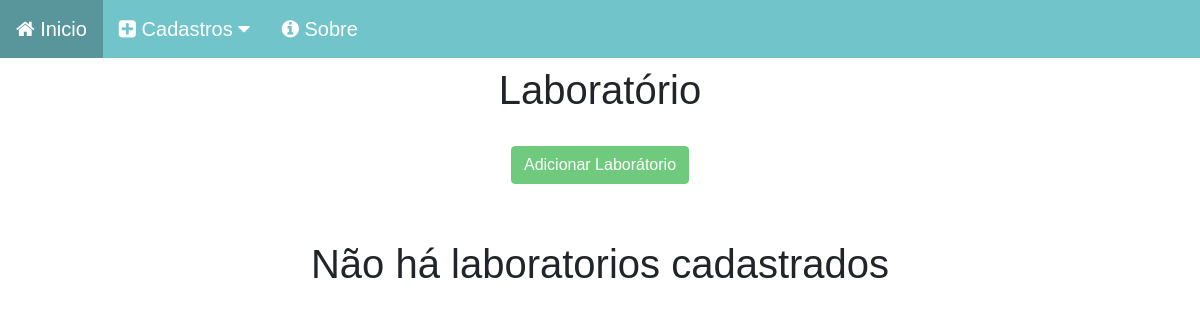
Before: /laboratorio/ with the older database file.
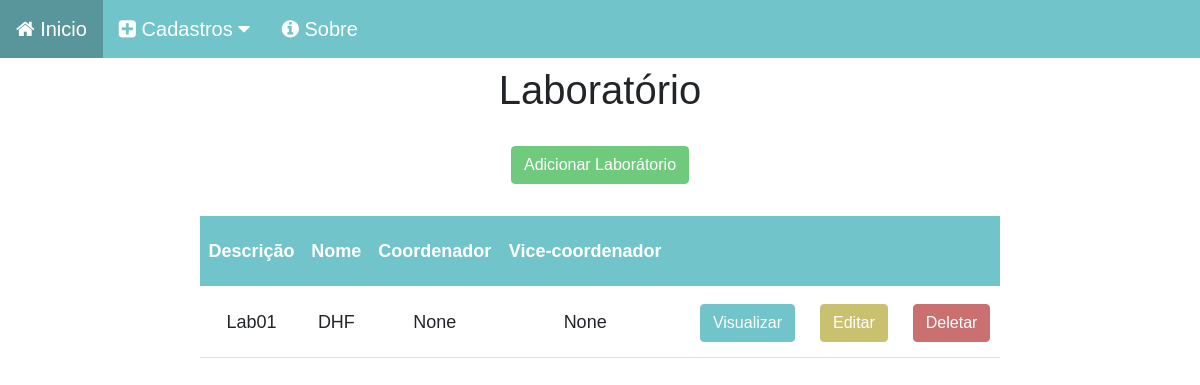
After: the same page with the newer database file.
### laboratorio_app/models.py (models this page shows, shortened)
class Lab(models.Model):
    descricao = models.CharField(max_length=60)
    nome = models.CharField(max_length=60)
    coordenador = models.ForeignKey(Membro,on_delete=models.SET_NULL, related_name='coordenador', null=True, blank=True)
    vice_coordenador = models.ForeignKey(Membro, on_delete=models.SET_NULL, related_name='vice_coordenador', null=True, blank=True)

### laboratorio_app/views.py (the view)
# urls.py: path('', views.home, name='home'),
def home(request):
    data = {}
    data['db'] = Lab.objects.all()
    return render(request,'index.html',data)

### laboratorio_app/templates/index.html (shortened to what this page needs)
{% load static %}
<!DOCTYPE html>
<html lang="pt-br">
<head>
    <link href="https://cdn.jsdelivr.net/npm/bootstrap@5.0.2/dist/css/bootstrap.min.css" rel="stylesheet">
    <link rel="stylesheet" href="{% static 'css/estilo.css' %}">
    <link rel="stylesheet" href="{% static 'css/line.css' %}">
    <link rel="stylesheet" href="https://cdnjs.cloudflare.com/ajax/libs/font-awesome/4.7.0/css/font-awesome.min.css">
    <link rel="stylesheet" href="{% static 'css/font-awesome.min.css' %}">
</head>
<body>
    <div class="navbar-css">
        <a href="/">
            <i class="fa fa-home" aria-hidden="true"></i>
            Inicio
        </a>
        <div class="dropdown-css">
          <button class="dropbtn-css">
            <i class="fa fa-plus-square" aria-hidden="true"></i>
            Cadastros
            <i class="fa fa-caret-down"></i>
          </button>
        </div>
        <a href="#">
            <i class="fa fa-info-circle" aria-hidden="true"></i>
            Sobre
        </a>
    </div>
    <div class='col-8 m-auto pt-2 pb-2 text-center'>
        <h1>Laboratório</h1>
    </div>
    <div class='col-8 m-auto pt-3 pb-2 text-center'>
        <a href="{% url 'laboratorio:form'%}" class="btn btn-add">Adicionar Laborátorio</a>
    </div>
    {% if db %}
    <div class='col-8 m-auto pt-4 pb-2 text-center'>
        <table class="table">
            <thead class="thead-dark">
              <tr>
                {% block th %}
                <th scope="col">Descrição</th>
                <th scope="col">Nome</th>
                <th scope="col">Coordenador</th>
                <th scope="col">Vice-coordenador</th>
                <th scope="col"></th>
                {% endblock th %}
              </tr>
            </thead>
            <tbody>
                {% for dbs in db %}
                    <tr>
                        {% block linhas %}
                        <td>{{dbs.descricao}}</td>
                        <td>{{dbs.nome}}</td>
                        <td>{{dbs.coordenador}}</td>
                        <td>{{dbs.vice_coordenador}}</td>
                        <td>
                            <a href="{% url 'laboratorio:view' dbs.id %}" class="btn btn-view">Visualizar</a>
                            <a href="{% url 'laboratorio:edit' dbs.id %}" class="btn btn-edit">Editar</a>
                            <a href="{% url 'laboratorio:delete' dbs.id %}" class="btn btn-delete">Deletar</a>
                        </td>
                        {% endblock linhas %}
                    </tr>
                {% endfor %}
            </tbody>
        </table>
    </div>
    {% else %}
    <h1 class ='text-center mt-5'>
        Não há laboratorios cadastrados
    </h1>
    {% endif %}
</body>
</html>

Changed rows visible on the page:
added Lab: descricao "Lab01", nome "DHF", coordenador "None", vice_coordenador "None"
Other visible differences:
text no longer shown: "Não há laboratorios cadastrados"
text now shown: "Descrição Nome Coordenador Vice-coordenador"
